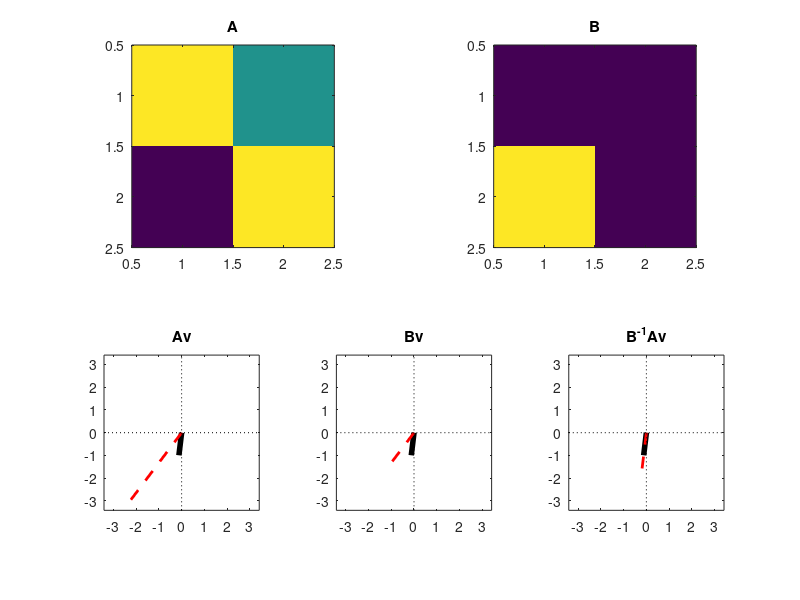

Reproduce this figure in MATLAB. (Note: this script raises an error after producing the figure.)
% mikexcohen.com

%% generalized eigendecomposition

A = [3 2; 1 3];
B = [1 1; 4 1];
[eigvecs,eigvals] = eig(inv(B)*A);
[eigvecs1,eigvals1] = eig(A,B);

% define vectors
v1 = [.7 .5]';
v2 = eigvecs(:,2);

% matrix-vector multiplication
v1A = A*v1;
v2A = A*v2;
v2B = B*v2;
v2AB = inv(B)*A*v2;

% maximum value for plotting
xval = max([ abs(v1A); abs(v2A) ])*1.1;


figure(1), clf

subplot(221), imagesc(A), axis square, title('A')
subplot(222), imagesc(B), axis square, title('B')


subplot(234)
plot([0 v2(1)],[0 v2(2)],'k','linew',4), hold on
plot([0 v2A(1)],[0 v2A(2)],'r--','linew',2)
axis square, axis([-xval xval -xval xval]), plot(get(gca,'xlim'),[0 0],'k:'), plot([0 0],get(gca,'ylim'),'k:')
title('Av')


subplot(235)
plot([0 v2(1)],[0 v2(2)],'k','linew',4), hold on
plot([0 v2B(1)],[0 v2B(2)],'r--','linew',2)
axis square, axis([-xval xval -xval xval]), plot(get(gca,'xlim'),[0 0],'k:'), plot([0 0],get(gca,'ylim'),'k:')
title('Bv')


subplot(236)
plot([0 v2(1)],[0 v2(2)],'k','linew',4), hold on
plot([0 v2AB(1)],[0 v2AB(2)],'r--','linew',2)
axis square, axis([-xval xval -xval xval]), plot(get(gca,'xlim'),[0 0],'k:'), plot([0 0],get(gca,'ylim'),'k:')
title('B^-^1Av')

%%


%% load data

load SSVEP_data

ALLEEG(1).data = double(ALLEEG(1).data);
ALLEEG(2).data = double(ALLEEG(2).data);

%% compute static SSVEP

time2start = 0; % in ms
time2stop  = 1600; % in ms

% specify number of FFT points, which determines the frequency resolution.
% In this case, we can decide the N based on the desired resolution.
% Because the flicker rates are 10 and 12.5 Hz, we need at least .5 Hz resolution.
nFFT = ceil( ALLEEG(1).srate/.25 );

% convert times in ms to indices
[~,timeidx(1)] = min(abs(ALLEEG(1).times-time2start));
[~,timeidx(2)] = min(abs(ALLEEG(1).times-time2stop));
n = diff(timeidx)+1;

% initialize matrices
pow1 = zeros(ALLEEG(1).nbchan,nFFT);
pow2 = zeros(ALLEEG(1).nbchan,nFFT);

% now compute FFT
for chani = 1:ALLEEG(1).nbchan
    fft1 = fft( squeeze(ALLEEG(1).data(chani,timeidx(1):timeidx(2),:)),nFFT )/n;
    fft2 = fft( squeeze(ALLEEG(2).data(chani,timeidx(1):timeidx(2),:)),nFFT )/n;

    % now average FFT power over trials
    pow1(chani,:) = mean( abs( fft1 ).^2 ,2);
    pow2(chani,:) = mean( abs( fft2 ).^2 ,2);
end


% finally, we need the vector of frequencies in Hz
hz = linspace(0,ALLEEG(1).srate/2,floor(nFFT/2)+1);

% plot static SSVEPs from 10 & 12.5 Hz using Headplot function
frex = [10 12.5];
freqidx = zeros(1,length(frex));
for i=1:2
    [~,freqidx(i)] = min(abs(hz - frex(i)));
end

figure(1), clf
subplot(231)
topoplot(squeeze(pow1(:,freqidx(1))),ALLEEG(1).chanlocs);
set(gca,'clim',[-200 200])
title('10 Hz target')

subplot(232)
topoplot(squeeze(pow2(:,freqidx(1))),ALLEEG(1).chanlocs);
set(gca,'clim',[-80 80])
title('10 Hz flankers')

subplot(233)
topoplot(squeeze((mean(pow1(:,freqidx),2) + mean(pow2(:,freqidx),2))./2),ALLEEG(1).chanlocs);
set(gca,'clim',[-200 200])
title('Average')

%% visually inspect and pick channel for further analysis

chan2use = 'Oz';
chanidx  = strcmpi(chan2use,{ALLEEG(1).chanlocs.labels});

% plot frequency spectrum of EEG for one channel
subplot(212)
plot(hz,pow1(chanidx,1:length(hz)),'.-')
hold on
plot(hz,pow2(chanidx,1:length(hz)),'r.-')
set(gca,'xlim',[1 51])
title([ 'Static SSVEP from channel ' chan2use ])
xlabel('Frequency (Hz)'), ylabel('Power (\muV^2/cm^2)')
legend({'Attention to 10 Hz';'Attention to 12.5 Hz'})

%% nFFT is too short to resolve response at the flicker frequency 

time2start = 0; % in ms
time2stop  = 1600; % in ms 
ntrials = ALLEEG(1).trials; 

% convert times in ms to indices
[~,timeidx(1)] = min(abs(ALLEEG(1).times-time2start));
[~,timeidx(2)] = min(abs(ALLEEG(1).times-time2stop));
n = diff(timeidx)+1;

% define frequency resolution
freq_res = [0.25 1];
colorz = 'rb'; 
figure(2), clf
for i=1:length(freq_res)
    
    % Define length of FFT
    nFFT  = ceil( ALLEEG(2).srate/freq_res(i) );
    
    % now compute FFT for one channel
    fft1 = fft( squeeze(ALLEEG(2).data(chanidx,timeidx(1):timeidx(2),1:ntrials)), nFFT )/n;
    
    % now average FFT power over trials
    pow1 = mean( abs( fft1 ).^2 ,2);
    
    % finally, we need the vector of frequencies in Hz
    hz = linspace(0,ALLEEG(1).srate/2,floor(nFFT/2)+1);
    
    
    % plot frequency spectrum of EEG for one channel
    plot(hz,pow1(1:length(hz)),'.-','Color',colorz(i))
    set(gca,'xlim',[1 20])
    hold on
   
    title('Static SSVEP from channel, variable nFFT')
    xlabel('Frequency (Hz)'), ylabel('Power (\muV^2/cm^2)')
end
legend({['Freq resolution: ' num2str(freq_res(1)) ' Hz'];['Freq resolution: ' num2str(freq_res(2)) ' Hz']},'Location','NorthWest')

%% now for GED

figure(3), clf

nFFT  = ceil( ALLEEG(2).srate/freq_res(1) );

% need the vector of frequencies in Hz
hz = linspace(0,ALLEEG(1).srate/2,floor(nFFT/2)+1);

for condi=1:2
    
    % bandpass filter data around SSVEP frequency
    filtdata = filterFGx(ALLEEG(condi).data,ALLEEG(condi).srate,frex(condi),1);
    contdata = reshape(filtdata,ALLEEG(condi).nbchan,[]);
    contdata = bsxfun(@minus,contdata,mean(contdata,2));
    filtcov  = (contdata*contdata')/(size(contdata,2)-1);
    
    % then broadband covariance
    contdata = reshape(ALLEEG(condi).data,ALLEEG(condi).nbchan,[]);
    contdata = bsxfun(@minus,contdata,mean(contdata,2));
    bbcov    = (contdata*contdata')/(size(contdata,2)-1);
    
    % GED
    [evecs,evals] = eig(filtcov,bbcov);
    [~,sidx] = sort(real(diag(evals)));
    evecs = real(evecs(:,sidx));
    
    subplot(2,3,condi)
    tmpmap = pinv(evecs');
    topoplot(tmpmap(:,end)./max(abs(tmpmap(:,end))),ALLEEG(1).chanlocs);
    set(gca,'clim',[-1 1])
    geddata = reshape( (contdata'*evecs(:,end))',ALLEEG(condi).pnts,ALLEEG(condi).trials);
    
    % now compute FFT for one channel
    fft1 = fft( squeeze(geddata(timeidx(1):timeidx(2),:)), nFFT )/n;
    
    % now average FFT power over trials
    pow1 = mean( abs( fft1 ).^2 ,2);
    pow1 = pow1./pow1(dsearchn(hz',frex(condi)));
    
    subplot(212), hold on
    plot(hz,pow1(1:length(hz)),'.-')
end


set(gca,'xlim',[1 51])
title('Static SSVEP from components')
xlabel('Frequency (Hz)'), ylabel('Power (norm.)')
legend({'Attention to 10 Hz';'Attention to 12.5 Hz'})

%%


%% generalized eigendecomposition to optimize a spatial filter

% Goal: find a spatial filter that best differentiates activity between correct
% and error trials. Data were collected in a speeded reaction-time task.
% The first 125 trials are correct responses, the next 125 trials are
% incorrect responses.

load CEdata.mat

% Apply a narrow band-pass filter centered at 5 Hz with a FWHM of 3 Hz.
% Notice how the results depend on the filter frequency! Also try
% commenting out this line to see the broadband activity.
EEG.data = filterFGx(EEG.data,EEG.srate,6,3);


% define time ranges for computing the covariance matrix. You can also try
% different ranges to see how the results are affected.
tidx = dsearchn(EEG.times',[0 700]');


% extract and vectorize data, and compute covariance matrices
datCor = reshape(EEG.data(:,tidx(1):tidx(2),1:125),EEG.nbchan,[]);
datCor = bsxfun(@minus,datCor,mean(datCor,2));
covCor = (datCor*datCor') / size(datCor,2);

datErr = reshape(EEG.data(:,tidx(1):tidx(2),126:250),EEG.nbchan,[]);
datErr = bsxfun(@minus,datErr,mean(datErr,2));
covErr = (datErr*datErr') / size(datErr,2);


% GED
[evecs,evals] = eig(covErr,covCor);

% find eigenvalue order
[~,eigidx] = sort(diag(evals));

% compute spatial 'activation pattern'
maps = inv(evecs');


% Plot the power of the filtered data
figure(4), clf

subplot(121)
topoplot(maps(:,eigidx(end)),EEG.chanlocs,'numcontour',0);

subplot(122)
% filter is eigenvector with largest eigenvalue. Note that this next line
% also computes the power time series... try deleting abs(hilbert to obtain
% only the real part of the signal.
filter_dataE = abs(hilbert( reshape(EEG.data,EEG.nbchan,[])' * evecs(:,eigidx(end)) )).^2;
filter_dataE = reshape(filter_dataE,EEG.pnts,EEG.trials);

plot(EEG.times,mean(filter_dataE(:,1:125),2), EEG.times,mean(filter_dataE(:,126:end),2),'linew',2)
xlabel('Time (ms)'), ylabel('Activity (a.u.)')
set(gca,'xlim',[-300 1200]), axis square
legend({'Correct response';'Error response'})

%% GED for error-correct, part II (this time without bias)

% load in data again (because EEG.data are filtered)
load CEdata.mat

% compute covariance of broadband data
datBB = reshape(EEG.data(:,tidx(1):tidx(2),:),EEG.nbchan,[]);
datBB = bsxfun(@minus,datBB,mean(datBB,2));
covBB = (datBB*datBB') / size(datBB,2);

% filter data
EEG.data = filterFGx(EEG.data,EEG.srate,6,3);
% extract and vectorize data, and compute covariance matrices
datfilt = reshape(EEG.data(:,tidx(1):tidx(2),:),EEG.nbchan,[]);
datfilt = bsxfun(@minus,datfilt,mean(datfilt,2));
covfilt = (datfilt*datfilt') / size(datfilt,2);

% GED
[evecs,evals] = eig(covfilt,covBB);

% find eigenvalue order
[~,eigidx] = sort(diag(evals));

% compute spatial 'activation pattern'
maps = inv(evecs');


% Plot the power of the filtered data
figure(5), clf

subplot(121)
topoplot(maps(:,eigidx(end)),EEG.chanlocs,'numcontour',0);

subplot(122)
% filter is eigenvector with largest eigenvalue. Note that this next line
% also computes the power time series... try deleting abs(hilbert to obtain
% only the real part of the signal.
filter_dataE = abs(hilbert( reshape(EEG.data,EEG.nbchan,[])' * evecs(:,eigidx(end)) )).^2;
filter_dataE = reshape(filter_dataE,EEG.pnts,EEG.trials);

plot(EEG.times,mean(filter_dataE(:,1:125),2), EEG.times,mean(filter_dataE(:,126:end),2),'linew',2)
xlabel('Time (ms)'), ylabel('Activity (a.u.)')
set(gca,'xlim',[-300 1200]), axis square
legend({'Correct response';'Error response'})

%% done.
